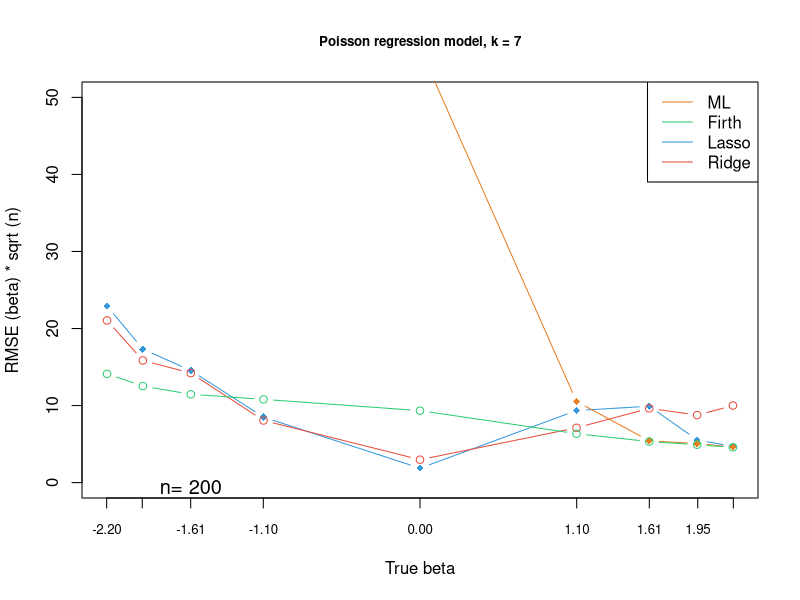
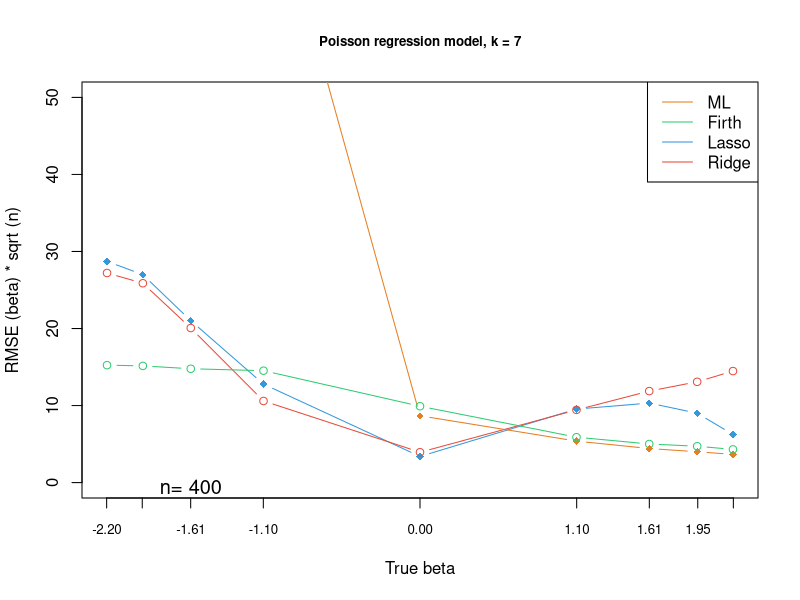
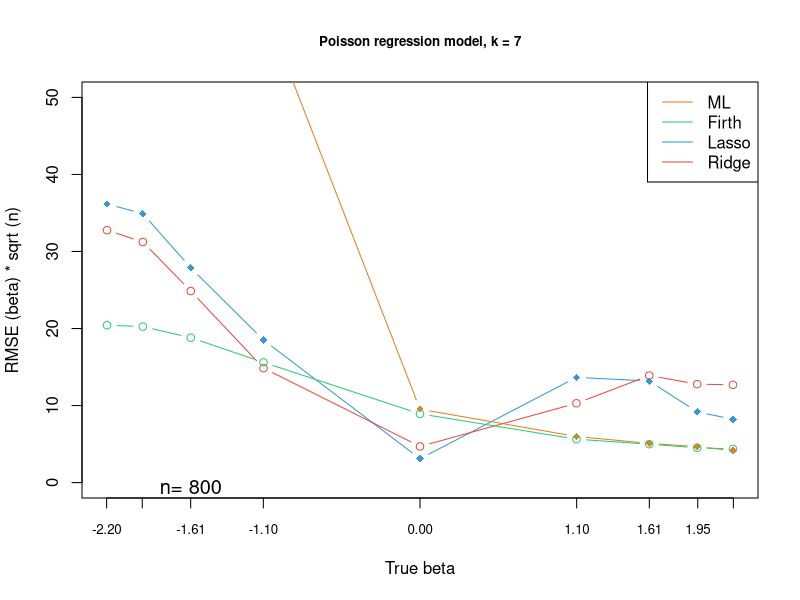
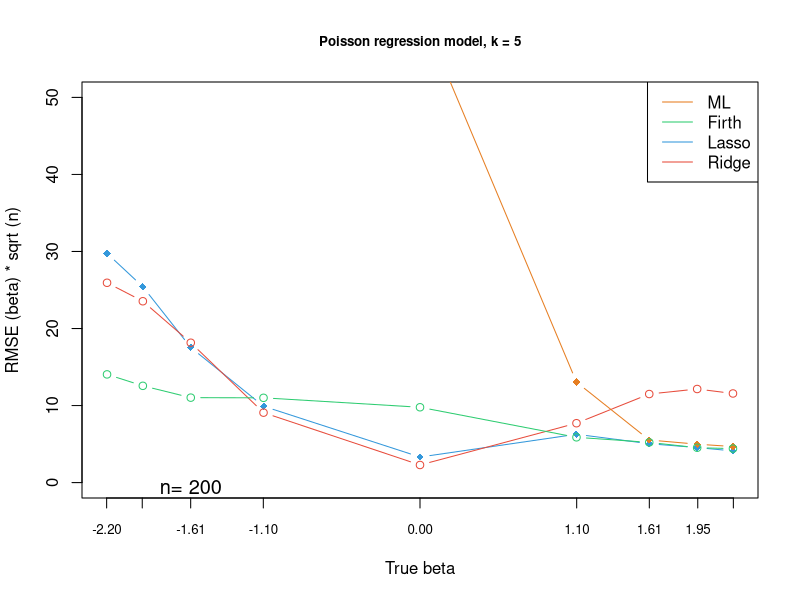
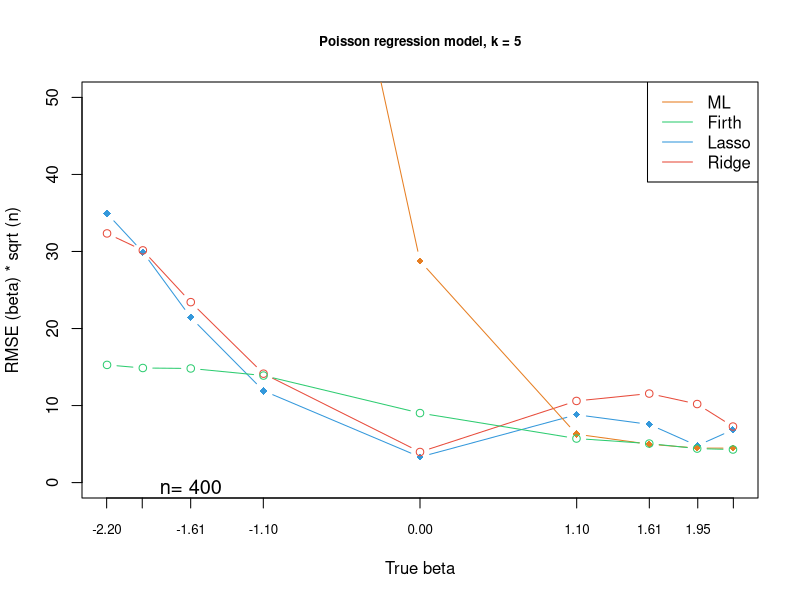
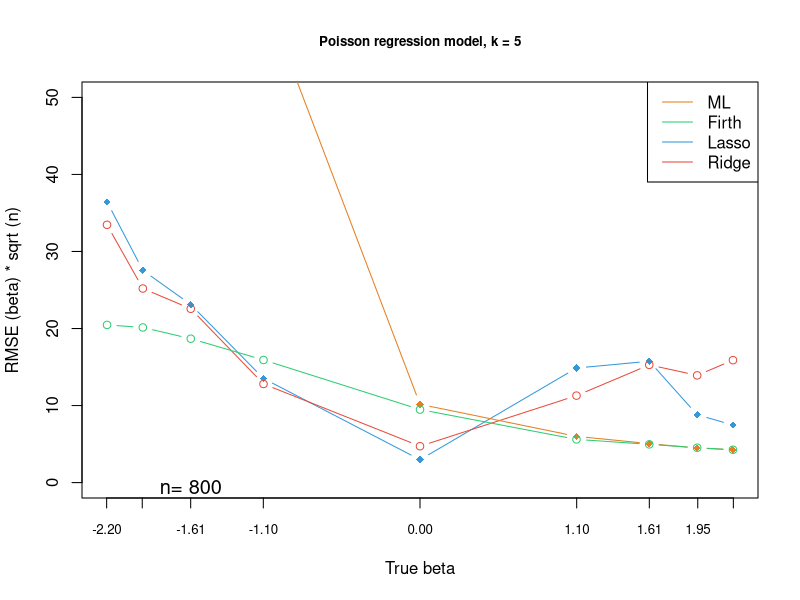
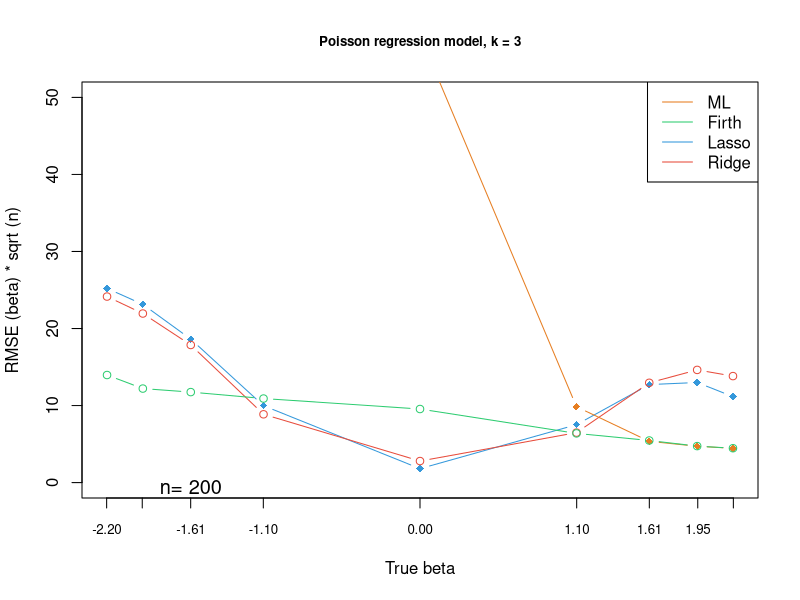
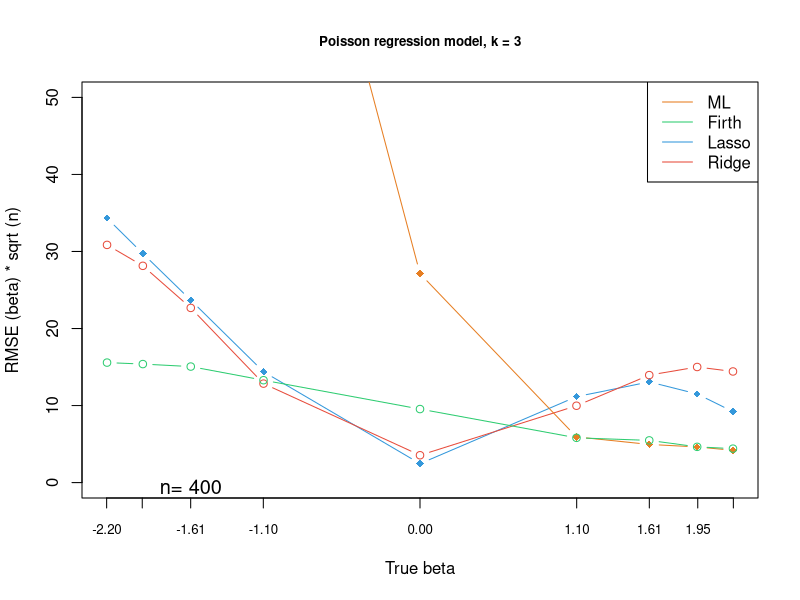

Here is the R script that generated these plots, in order:
#n=200,k=7

lasso.k_7_n_200<-c(1.6212812, 1.2254892, 1.0288798, 0.6005829, 0.1320624, 0.6615774,
                   0.7011407, 0.3910884, 0.3323033)

ridge.k_7_n_200<-c(1.4885480, 1.1212422, 1.0051251, 0.5699797, 0.2102510, 0.5029217,
                   0.6816826, 0.6194847, 0.7073489
)
ml.k_7_n_200<-c(12.272597492902,12.0321167438513,11.2235245713888,9.68610736886489,
                3.98662274875942,0.745147248847117,0.382890125283111,0.35927551124118,0.325066305960564 )
firth.k_7_n_200<-c(0.997500753598055,0.886067527769011,0.810387786952567,0.763943194394549,0.660153613030082,
                   0.448856962792294,0.376314648636485,0.347496722926416,0.32409009996827 )

#n=400,k=7

lasso.k_7_n_400<-c(1.43608847, 1.349359781, 1.051016635, 0.638853256, 0.169674652, 
                   0.477216495, 0.516086478, 0.450460077, 0.312271557
 )

ridge.k_7_n_400<-c(1.3604413144, 1.2938379517, 1.0031490971, 0.5296935374, 0.1970737002, 
                   0.4717801547, 0.5940242373, 0.6541674878, 0.7239108349
)

ml.k_7_n_400<-c(8.9210376441782,7.96237146789724,6.73766180478708,4.09086578839171,
                0.433544214277673,0.269032086137403,0.221076198940339,0.200212408800346,0.183105608091315 )

firth.k_7_n_400<-c(0.762236730560448,0.757452222732538,0.738923250310832,0.726292894167226,0.495543143047312,
                   0.294619609045052,0.250513312802575,0.235971509908399,0.215481135191791 
)

#n=800,k=7

lasso.k_7_n_800<-c(1.2786176259, 1.2342675926, 0.9855793561, 0.6543306899, 0.1095172295, 
                   0.4830528882, 0.4661491202, 0.3245986547, 0.2905189326
)

ridge.k_7_n_800<-c(1.1582201455, 1.1042031536, 0.8791095705, 0.5252038346, 
                   0.1659628877, 0.364008072, 0.4912951937, 0.4518669871, 0.4486115457
)

ml.k_7_n_800<-c(7.40411238494588,6.68072032535474,4.96545344087955,2.18788138863324,
                0.336629651515031,0.211422103130829,0.179861251284926,0.16513061617261,0.146893883554776)

firth.k_7_n_800<-c(0.722221255568763,0.715958412184359,0.66495606768594,0.551717770637463,0.315361698332587,
                   0.199161338287501,0.176353961342434,0.1596134709712,0.154509946546953  )

#k=5

#n=200,k=5

lasso.k_5_n_200<-c(2.10393261843638,1.79782028213673,1.24026103839516,0.700690003709775,
                   0.23463345,0.443739764975972,0.356819995238981,0.32159207771383,0.290783037026987 
 )

ridge.k_5_n_200<-c(1.834124, 1.664513, 1.283715, 0.641975, 0.161614, 0.545067, 0.812921, 0.859079, 0.817963)

ml.k_5_n_200<-c(12.2671235530955,11.6989000332517,11.2412132578827,9.58994971426826,
                4.33735756066893,0.922338579706536,0.39093966347539,0.352636063048878,0.330859887622623 
)

firth.k_5_n_200<-c(0.993191047382804,0.888217257030331,0.77971630985691,0.778093198624492,
                   0.691446419869104,0.415622521749103,0.369022403320492,0.319963304603014,0.311950418927788 )

#n=400,k=5

lasso.k_5_n_400<-c(1.74626012133873,1.49612078513903,1.07186973451558,0.595734597745047,
                   0.166147018477021,0.440626072118398,0.37793502260286,0.2394073638262,0.34291951281459)

ridge.k_5_n_400<-c(1.617212, 1.507187, 1.171223, 0.7068645, 0.1986282, 0.5299195, 0.5777736, 0.5098964, 0.3637949)

ml.k_5_n_400<-c(10.2362046476604,9.74308903721187,8.30732809044085,6.09244039042248,
                1.43828583203378,0.314354042833671,0.248969115692504,0.224061208486061,0.223614423605434 )


firth.k_5_n_400<-c(0.763871302229622,0.743783657067714,0.740736660315943,0.694652447080968,
                   0.451175546038444,0.285973566371827,0.253281606389739,0.220721026891584,0.214643520379828 
)

#n=800, k=5

lasso.k_5_n_800<-c(1.28855899, 0.97419822, 0.81707406, 0.47772553, 0.10499276, 0.52576651,
                   0.55708702, 0.31129664, 0.26409981
)
ridge.k_5_n_800<-c(1.18313539, 0.89068299, 0.79772906, 0.45262659, 0.16699887,
                   0.39916455, 0.54018401, 0.49215285, 0.56182508
)

ml.k_5_n_800<-c(7.41164856894973,6.41854220222173,4.82846450026038,2.24498311553312,
                0.359245678127449,0.212151208651109,0.178733507053195,0.1586516818912,0.150777988624782 )

firth.k_5_n_800<-c(0.723730893165251,0.711933781812775,0.660386042462957,0.562727145736422,
                   0.335135773082532,0.198281554214257,0.175467815148027,0.160121560887801,0.150724286529907  )


## k=3

#n=200,k=3 

lasso.k_3_n_200<-c(1.782337, 1.635864, 1.316784, 0.7055916, 0.1278699, 0.5316528, 0.8996431, 0.9187439, 0.7889845)


ridge.k_3_n_200<-c(1.707615, 1.551842, 1.263053, 0.6268694, 0.1976941, 0.4586363, 0.9160836, 1.034356, 0.977522)

ml.k_3_n_200<-c(12.1935596823198,11.7297915792071,11.4976743597185,9.31022360092826,4.1036784301754,
                0.696187627258418,0.378570935721415,0.333754109260911,0.31417574675143)

firth.k_3_n_200<-c(0.98741833031828,0.863002783103964,0.830710329807467,0.771467230535699,
                   0.675358359477155,0.451528777657481,0.386401906908182,0.334940678659745,0.315497033916899 
)


#n=400,k=3

lasso.k_3_n_400<-c(1.715957, 1.486664, 1.184242, 0.7193834, 0.1228058, 0.5577956, 0.6535342, 0.5752437, 0.4605407)


ridge.k_3_n_400<-c(1.542784, 1.406898, 1.133806, 0.6424193, 0.1774821, 0.4987767, 0.6975947, 0.7503055, 0.7212525)


ml.k_3_n_400<-c(10.0822150350924,9.28110531909763,7.94596483271824,5.17731773331467,
                1.3562567615067,0.29632850748421,0.247722387839428,0.231405910636528,0.209612700506116 
 )

firth.k_3_n_400<-c(0.77884577160096,0.769293180428581,0.753075165374031,
                   0.664566329739932,0.477260897888808,0.290619924356339,0.273933362444973,0.232035810350009,0.220300333437453 
)



#n=800,k=3
lasso.k_3_n_800<-c(1.36059151689875,1.04876431749427,0.609028115472204,0.509836069415027,
                   0.237348420301067,0.18706898800061,0.170072599444115,0.164702408734839,0.114038832928252  )

ridge.k_3_n_800<-c(1.253892, 0.946501, 0.6483711, 0.481074, 0.1775421, 0.4246004, 0.574877, 0.5228447, 0.5960639)

ml.k_3_n_800<-c(7.30770529706291,6.13523423760825,4.56596177565413,1.94425652813013,
                0.348426232555486,0.202680906518206,0.17364016640938,0.159344322899143,0.150880378190709 
)

firth.k_3_n_800<-c(0.729055406390675,0.724043377906591,0.686532090180307,0.543431072062348,
                   0.321352180479552,0.203047013352677,0.177944456559559,0.161148198000492,0.147051557106001 )

x <- c(-log(9), -log(7), -log(5), -log(3), 0, log(3), log(5), log(7), log(9))

ridge_color<-"#E74C3C"
lasso_color<-"#3498DB"
ml_color<-"#E67E22"
firth_color<-"#2ECC71"

# Define k values
k_values <- c(7, 5, 3)

# Define n values
n_values <- c(200, 400, 800)

# Loop over k and n values
for (k in k_values) {
     for (n in n_values) {
          # Create variable names
          var_prefix <- paste("k", k, "n", n, sep = "_")
          
          # Load data
          lasso <- get(paste("lasso", var_prefix, sep = "."))
          ridge <- get(paste("ridge", var_prefix, sep = "."))
          ml <- get(paste("ml", var_prefix, sep = "."))
          firth <- get(paste("firth", var_prefix, sep = "."))
          
          # Multiply by sqrt(n)
          lasso <- lasso * sqrt(n)
          ridge <- ridge * sqrt(n)
          ml <- ml * sqrt(n)
          firth <- firth * sqrt(n)
          
          # Create a new plot for each combination of k and n
          plot(x, lasso, xaxt = 'n',
               type = "b", col = lasso_color,
               ylab = "RMSE (beta) * sqrt (n)", xlab = "True beta",
               ylim = c(0, 50), main = paste("Poisson regression model, k =", k), pch = 18, cex.main = 0.8)
          axis(side = 1, at = round(x, 2), labels = TRUE, cex.axis=0.8)
          lines(x, ridge, type = "b", col = ridge_color)
          lines(x, ml, type = "b", col = ml_color, pch = 18)
          lines(x, firth, type = "b", col = firth_color)
          legend("topright", legend = c( "ML", "Firth","Lasso", "Ridge"),
                 col = c( ml_color, firth_color,lasso_color, ridge_color), lty = 1, cex = 1)
          
          # Add n value in the bottom left corner
          mtext(paste("n=", n), side = 1, at = -log(5), line = -1, cex = 1.2)
          # Add x and y axis labels
         
     }
}











# par(mfrow=c(3,3))
# par(mar=c(2, 2, 2, 2))
# op <- par(cex = 1)
# margin <- c(5, 4, 4, 2)
# 
# x <- c(-log(9), -log(7), -log(5), -log(3), 0, log(3), log(5), log(7), log(9))
# 
# ridge_color<-"#E74C3C"
# lasso_color<-"#3498DB"
# ml_color<-"#E67E22"
# firth_color<-"#2ECC71"
# 
# # Define k values
# k_values <- c(7, 5, 3)
# 
# # Define n values
# n_values <- c(200, 400, 800)
# 
# # Loop over k and n values
# for (k in k_values) {
#      for (n in n_values) {
#           # Create variable names
#           var_prefix <- paste("k", k, "n", n, sep = "_")
#           
#           # Load data
#           lasso <- get(paste("lasso", var_prefix, sep = "."))
#           ridge <- get(paste("ridge", var_prefix, sep = "."))
#           ml <- get(paste("ml", var_prefix, sep = "."))
#           firth <- get(paste("firth", var_prefix, sep = "."))
#           
#           # Multiply by sqrt(n)
#           lasso <- lasso * sqrt(n)
#           ridge <- ridge * sqrt(n)
#           ml <- ml * sqrt(n)
#           firth <- firth * sqrt(n)
#           
#           # Plot
#           plot(x, lasso, xaxt = 'n',
#                type = "b", col = lasso_color,
#                ylab = "RMSE (beta) * sqrt (n)", xlab = "True beta",
#              
#                ylim = c(0, 50), main = paste("Poisson regression model, k =", k), pch = 18, cex.main = 0.65)
#           axis(side = 1, at = round(x, 2), labels = TRUE, cex.axis=0.8)
#           lines(x, ridge, type = "b", col = ridge_color)
#           lines(x, ml, type = "b", col = ml_color, pch = 18)
#           lines(x, firth, type = "b", col = firth_color)
#           legend("topright", legend = c( "ML", "Firth","Lasso", "Ridge"),
#                  col = c( ml_color, firth_color,lasso_color, ridge_color), lty = 1, cex = 0.5)
#           
#           # Add n value in the bottom left corner
#           mtext(paste("n=", n), side = 1, at = -log(5), line = -1, cex = 0.6)
#           # Add x and y axis labels
#           mtext("True beta", side = 1, line = 2, cex = 0.7)
#           mtext("RMSE(beta) * sqrt (n)", side = 2, line = 2, cex = 0.7)
#      }
# }
